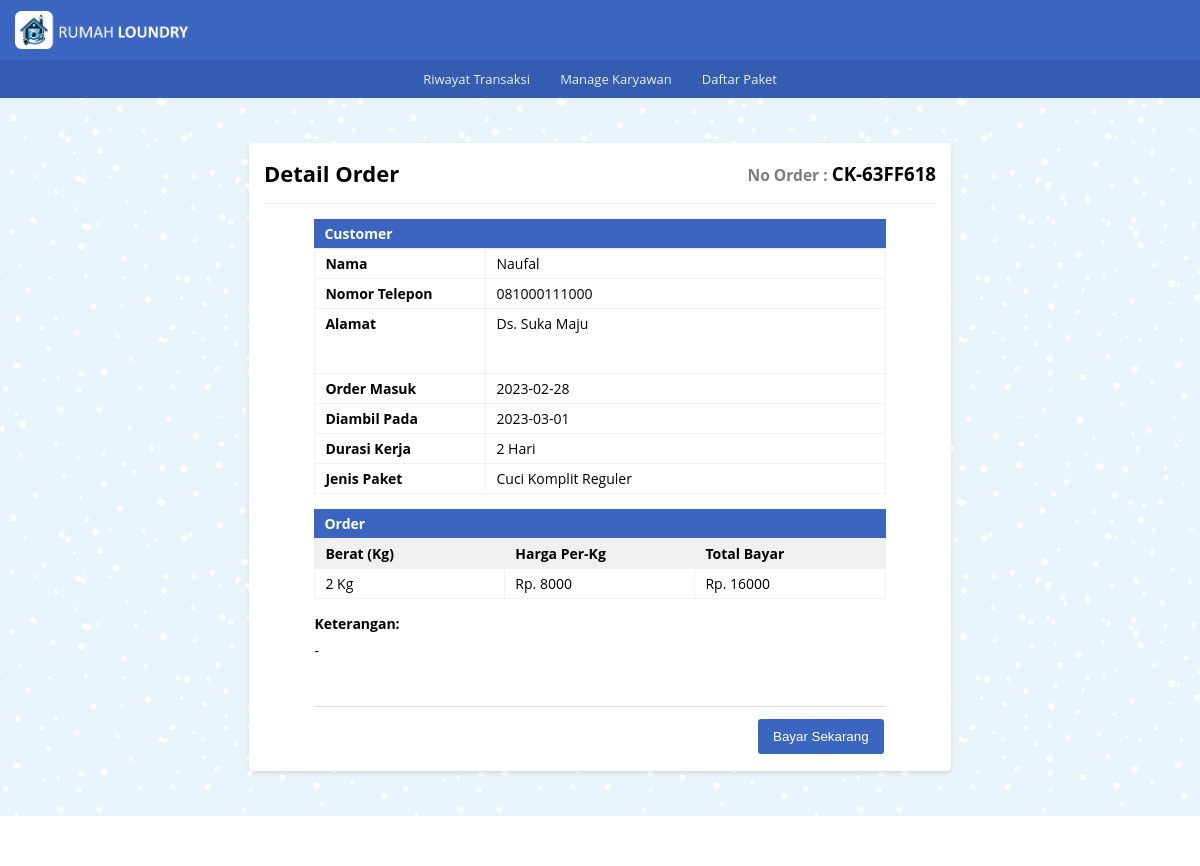
The app's page /detail_order/detail_ck/detail_order_ck.php?or_ck_number=CK-63FF618 with its own data.
### tables this page shows
CREATE TABLE `tb_order_ck` (
  `id_order_ck` int(11) NOT NULL,
  `or_ck_number` varchar(10) DEFAULT NULL,
  `nama_pel_ck` varchar(100) NOT NULL,
  `no_telp_ck` char(13) NOT NULL,
  `alamat_ck` text NOT NULL,
  `jenis_paket_ck` varchar(100) NOT NULL,
  `wkt_krj_ck` varchar(30) DEFAULT NULL,
  `berat_qty_ck` int(11) NOT NULL,
  `harga_perkilo` int(11) DEFAULT NULL,
  `tgl_masuk_ck` date NOT NULL,
  `tgl_keluar_ck` date NOT NULL,
  `tot_bayar` double DEFAULT NULL,
  `keterangan_ck` text NOT NULL
);

### _functions.php (called while the page is built, shortened)
<?php
$host	= 'localhost';
$user = 'root';
$pass	= '';
$db	= 'laundry_app';
$koneksi = mysqli_connect($host,$user,$pass,$db);
function query($query){
	global $koneksi;
	$result = mysqli_query($koneksi, $query);
	$rows = [];
	while ($row = mysqli_fetch_assoc($result)) {
		$rows[] = $row;
	}
	return $rows;
}

### detail_order/detail_ck/detail_order_ck.php (the view, shortened to what this page needs)
<?php
   require_once('../../_header.php');
   $no_ck = $_GET['or_ck_number'];
   $data = query("SELECT * FROM tb_order_ck WHERE or_ck_number = '$no_ck'")[0];
?>
   <div id="detail_or_ck" class="main-content">
      <div class="container">
         <div class="baris">
            <div class="col mt-2">
               <div class="card-md">
                  <div class="card-title card-flex">
                     <div class="card-col">
                        <h2>Detail Order</h2>
                     </div>
                     <div class="card-col txt-right">
                        <h3 class="no-order"><small>No Order : </small><?= $data['or_ck_number']?></h3>
                     </div>
                  </div>
                  <div class="card-body">
                     <form action="" method="post">
                        <div class="jdl-or">
                           <h4>Customer</h4>
                        </div>
                        <table class="tb-detail_customer">
                           <tr>
                              <th>Nama</th>
                              <td><input type="text" name="nama_pel_ck" disabled value="<?=$data['nama_pel_ck']?>"></td>
                           </tr>
                           <tr>
                              <th>Nomor Telepon</th>
                              <td><input type="text" name="no_telp_ck" disabled value="<?=$data['no_telp_ck']?>"></td>
                           </tr>
                           <tr>
                              <th>Alamat</th>
                              <td>
                                 <textarea name="alamat_ck" disabled class="txt-area">
                                    <?=$data['alamat_ck']?>
                                 </textarea>
                              </td>
                           </tr>
                           <tr>
                              <th>Order Masuk</th>
                              <td><input type="text" name="tgl_masuk_ck" disabled value="<?=$data['tgl_masuk_ck']?>"></td>
                           </tr>
                           <tr>
                              <th>Diambil Pada</th>
                              <td><input type="text" name="tgl_keluar_ck" disabled value="<?=$data['tgl_keluar_ck']?>"></td>
                           </tr>
                           <tr>
                              <th>Durasi Kerja</th>
                              <td><input type="text" name="wkt_krj_ck" disabled value="<?=$data['wkt_krj_ck']?>"></td>
                           </tr>
                           <tr>
                              <th>Jenis Paket</th>
                              <td><input type="text" name="jenis_paket_ck" disabled value="<?=$data['jenis_paket_ck']?>"></td>
                           </tr>
                        </table>
                        <div class="jdl-or">
                           <h4>Order</h4>
                        </div>
                        <table class="tb-detail_order">
                           <tr>
                              <th>Berat (Kg)</th>
                              <th>Harga Per-Kg</th>
                              <th>Total Bayar</th>
                           </tr>
                           <tr>
                              <td><input type="text" name="berat_qty_ck" disabled value="<?=$data['berat_qty_ck'] . ' Kg'?>"></td>
                              <td><input type="text" name="harga_perkilo" disabled value="<?= 'Rp. ' . $data['harga_perkilo']?>"></td>
                              <td><input type="text" name="tot_bayar" disabled value="<?= 'Rp. ' . $data['tot_bayar']?>"></td>
                           </tr>
                        </table>
                        <div class="details">
                           <h4 class="mb-01">Keterangan:</h4>
                           <p class="lead">
                              <textarea name="keterangan_ck" disabled class="txt-area">
                                 <?=$data['keterangan_ck']?>
                              </textarea>
                           </p>
                        </div>
                        <div class="form-footer_detail">
                           <div class="buttons">
                              <button type="submit" name="bayar_ck" class="btn-sm bg-primary">Bayar Sekarang</button>
                           </div>
                        </div>
                     </form>
                  </div>
               </div>
            </div>
         </div>
      </div>
   </div>
<?php require_once('../../_footer.php') ?>

### _assets/css/style.css (style rules this page uses)
* { margin: 0; padding: 0; box-sizing: border-box; }
html,body { width: 100%; max-width: 100%; position: relative; font-family: 'Open sans', sans-serif; display: flex; flex-direction: column; background-image: url(../img/blue-snow.png); overflow-x: hidden; }
.txt-right { text-align: right; }
.lead { line-height: 25px; }
.mt-2 { margin-top: 30px }
.mb-01 { margin-bottom: 8px }
h2 { font-size: 22px; }
.main-content { display: flex; flex-direction: column; }
.container { display: flex; flex-direction: column; width: 1080px; max-width: 100%; margin: auto; padding: 0 15px; min-height: 20px; }
.baris { position: relative; margin: 0 -15px; display: flex; flex-direction: row; flex-wrap: wrap; }
.bg-primary { border: 2px solid #3a66c1; color: #ffffff; background-color: #3a66c1; }
.col { flex: 1; }
.no-order small { color: #7d7d7d; }
.card-md { background-color: #fff; width: 65%; margin: 15px auto; padding: 15px; border-radius: 4px; box-shadow: 0 2px 4px rgba(0,0,0,0.10); }
.card-body { position: relative; }
.card-title { padding-bottom: 15px; margin-bottom: 15px; border-bottom: 1px solid #eeeeee; }
.card-flex { display: flex; flex-direction: row; align-items: center; justify-content: space-between; }
.card-col { flex: 1; }
.card-md .card-body table.tb-detail_customer, .card-md .card-body table.tb-detail_order { width: 85%; position: relative; margin: 0 auto; border-collapse: collapse; text-align: left; }
.card-md .card-body .jdl-or { width: 85%; font-size: 14px; padding: 5px 10px; margin: 0 auto; color: #fff; background-color: #3a66c1; }
.card-md .card-body .details { width: 85%; margin: 15px auto 0; font-size: 14px; }
table.tb-detail_customer tr th { width: 30%; }
table.tb-detail_customer tr td { width: 70%; }
table.tb-detail_customer tr th, table.tb-detail_customer tr td, table.tb-detail_order tr th, table.tb-detail_order tr td { vertical-align: top; padding: 5px 10px; font-size: 14px; border: 1px solid #f0f0f0; }
table.tb-detail_order tr th { background-color: #f0f0f0; }
table.tb-detail_order tr th, table.tb-detail_order tr td { text-align: left; }
table.tb-detail_customer tr td input, table.tb-detail_customer tr td .txt-area, table.tb-detail_order tr td input, .details p.lead .txt-area { width: 100%; font-family: 'Open sans', sans-serif; font-size: 14px; border: 0; background-color: transparent; color: #000; }
.txt-area { padding: 0 !important; margin: 0 !important; min-height: 50px; resize: none; overflow-y: auto; outline: none; white-space: normal; }
.form-footer .buttons, .form-footer_detail .buttons { text-align: right; width: 50%; margin-left: auto; }
.form-footer_detail { width: 85%; margin: 8px auto 0; border-top: 1px solid #dddddd; padding-top: 10px; display: flex; }
.btn-sm { display: inline-block; text-decoration: none; padding: 10px 15px; margin: 2px; border-radius: 3px; cursor: pointer; border: 0; }

### records on screen
tb_order_ck: or_ck_number "CK-63FF618", nama_pel_ck "Naufal", no_telp_ck "081000111000", alamat_ck "Ds. Suka Maju", tgl_masuk_ck "2023-02-28", tgl_keluar_ck "2023-03-01", wkt_krj_ck "2 Hari", jenis_paket_ck "Cuci Komplit Reguler", berat_qty_ck "2 Kg", harga_perkilo "Rp. 8000", tot_bayar "Rp. 16000", keterangan_ck "-"
